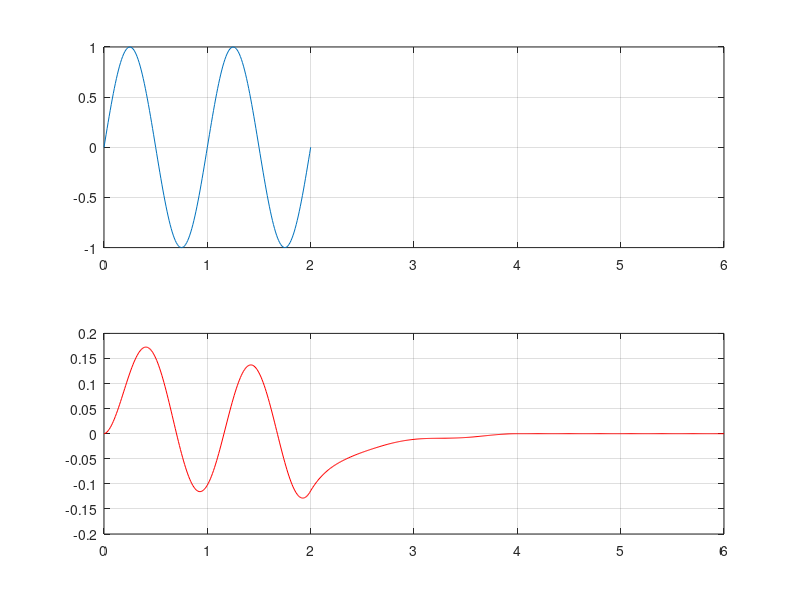

The MATLAB script that drew this image:
% Example 2.33
clc; clear all;

Step = 0.01; t = 0 : Step : 2;
lt = length(t); a = -2; 
x = sin(2*pi*t) .* ones(1, lt);
h1 = exp(-2*t) .* ones(1, lt);
h2 = exp(-t) .* ones(1, lt);
hpar = (1 - a*conv(h1, h2) * Step);
h1( lt+1 : 2*lt-1 ) = 0; 
heq = h1 ./ hpar;
y = conv(x, heq) * Step;
ty = 0 : Step : 3*2;
subplot(211);  plot(t, x); xlim([0 6]); grid on
subplot(212);  plot(ty, y, 'r'); xlim([0 6]); grid on
